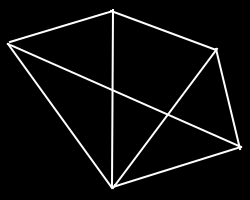
#> input picture data/chessboard2.png, 250 x 200 px
$ jupyter execute --allow-errors '5.2 哈里斯角检测.ipynb'
#> lines starting #> are read from the running program, lines starting #| are printed output that depends on the picture; after the words box and inside, x2 and y2 are one past the last pixel; in counts of white or black regions, pixels touching at a corner belong together
# 哈里斯角检测

### 目标
在本章中，
- 我们将了解"Harris Corner Detection”背后的概念。
- 我们将看到以下函数：**cv.cornerHarris**(),**cv.cornerSubPix**()

### 理论

在上一章中，我们看到角是图像中各个方向上强度变化很大的区域。**Chris Harris**和**Mike Stephens**在1988年的论文《**组合式拐角和边缘检测器**》中做了一次尝试找到这些拐角的尝试，所以现在将其称为哈里斯拐角检测器。他把这个简单的想法变成了数学形式。它基本上找到了$(u，v)$在所有方向上位移的强度差异。表示如下：

$$E(u,v) = \sum_{x,y} \underbrace{w(x,y)}_\text{window function} \, [\underbrace{I(x+u,y+v)}_\text{shifted intensity}-\underbrace{I(x,y)}_\text{intensity}]^2$$

窗口函数要么是一个矩形窗口,要么是高斯窗口,它在下面赋予了值。

我们必须最大化这个函数$E(u,v)$用于角检测。这意味着,我们必须最大化第二个项。将泰勒扩展应用于上述方程,并使用一些数学步骤(请参考任何你喜欢的标准文本书),我们得到最后的等式:

$$E(u,v) \approx \begin{bmatrix} u & v \end{bmatrix} M \begin{bmatrix} u \\ v \end{bmatrix}$$

其中

$$M = \sum_{x,y} w(x,y) \begin{bmatrix}I_x I_x & I_x I_y \\ I_x I_y & I_y I_y \end{bmatrix}$$

在此，$I_x$和$I_y$分别是在x和y方向上的图像导数。（可以使用**cv.Sobel**()轻松找到）。

然后是主要部分。之后，他们创建了一个分数，基本上是一个等式，它将确定一个窗口是否可以包含一个角。

$$R = det(M) - k(trace(M))^2$$

其中

- $det(M)=\lambda_1\lambda_2$
- $trace(M)=\lambda_1+\lambda_2$
- $\lambda_1$ and $\lambda_2$ 是 $M$ 的特征值

因此，这些特征值的值决定了区域是拐角，边缘还是平坦。

- 当$|R|$较小，这在$\lambda_1$和$\lambda_2$较小时发生，该区域平坦。
- 当$R<0$时（当$\lambda_1 >>\lambda_2$时发生，反之亦然），该区域为边。
- 当$R$很大时，这发生在$\lambda_1$和$\lambda_2$大且$\lambda_1$~$\lambda_2$时，该区域是角。

可以用如下图来表示：

因此，Harris Corner Detection的结果是具有这些分数的灰度图像。合适的阈值可为您提供图像的各个角落。我们将以一个简单的图像来完成它。

### OpenCV中的哈里斯角检测

为此，OpenCV具有函数**cv.cornerHarris(**)。其参数为：
- **img** - 输入图像，应为灰度和float32类型。
- **blockSize** - 是拐角检测考虑的邻域大小
- **ksize** - 使用的Sobel导数的光圈参数。
- **k** - 等式中的哈里斯检测器自由参数。

请参阅以下示例：

[cell 1]
import numpy as np
import cv2 as cv
from matplotlib import pyplot as plt

files = ['data/chessboard.png', 'data/chessboard-2.png', 'data/blox.jpg']
images = []

#> (the rest of this cell did not finish here and is left out)

### SubPixel精度的转角

有时，你可能需要找到最精确的角落。OpenCV附带了一个函数**cv.cornerSubPix**()，它进一步细化了以亚像素精度检测到的角落。下面是一个例子。和往常一样，我们需要先找到哈里斯角。然后我们通过这些角的质心(可能在一个角上有一堆像素，我们取它们的质心)来细化它们。Harris角用红色像素标记，精制角用绿色像素标记。对于这个函数，我们必须定义何时停止迭代的条件。我们在特定的迭代次数或达到一定的精度后停止它，无论先发生什么。我们还需要定义它将搜索角落的邻居的大小。

[cell 2]
import numpy as np
import cv2 as cv
from matplotlib import pyplot as plt

filename = 'data/chessboard2.png'
img = cv.imread(filename)
#> img is the input picture: shape (200, 250, 3); min 0, max 255, mean 12.5
gray = cv.cvtColor(img,cv.COLOR_BGR2GRAY)

# 寻找哈里斯角
gray = np.float32(gray)
dst = cv.cornerHarris(gray,2,3,0.04)
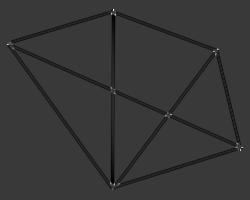
#> dst: shape (200, 250) float32; min -158846160, max 548308160, mean -6157547.5; drawn with min black and max white
dst = cv.dilate(dst,None)
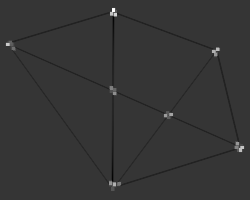
#> dst: shape (200, 250) float32; min -145861712, max 548308160, mean -97473.6; drawn with min black and max white
ret, dst = cv.threshold(dst,0.01*dst.max(),255,0)
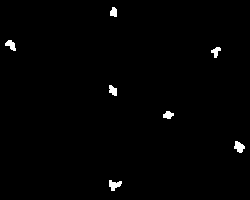
#> dst: shape (200, 250) float32; 0.97% white; 7 white regions, largest, box (x1, y1, x2, y2) and area: (109, 180, 122, 191) 87, (234, 141, 245, 153) 85, (5, 40, 16, 51) 71
#> ret = 5483081.6
dst = np.uint8(dst)

# 寻找质心
ret, labels, stats, centroids = cv.connectedComponentsWithStats(dst)
#> labels: shape (200, 250) int32; 8 distinct labels, from 0 to 7
#> ret = 8; stats = [[0, 0, 250, 200, 49516], [110, 7, 7, 10, 56], [5, 40, 11, 11, 71], [211, 47, 10, 11, 60], [109, 85, 8, 11, 64], [163, 111, 11, 8, 61], [234, 141, 11, 12, 85], [109, 180, 13, 11, 87]]; centroids = [[124.4, 99.5], [113.3, 11.8], [10.51, 44.63], [215.6, 51.27], [112.5, 90.08], [167.8, 114.6], [238.8, 146.5], [114.1, 184.5]]

# 定义停止和完善拐角的条件
criteria = (cv.TERM_CRITERIA_EPS + cv.TERM_CRITERIA_MAX_ITER, 100, 0.001)
corners = cv.cornerSubPix(gray,np.float32(centroids),(5,5),(-1,-1),criteria)
#> corners = [[124.4, 99.5], [112.3, 9.68], [6.52, 42.83], [216.2, 48.71], [112.1, 89.62], [167.4, 114.2], [240.7, 147.7], [111.4, 188.4]]

# 绘制
res = np.hstack((centroids,corners))
#> res = [[124.4, 99.5, 124.4, 99.5], [113.3, 11.8, 112.3, 9.68], [10.51, 44.63, 6.52, 42.83], [215.6, 51.27, 216.2, 48.71], [112.5, 90.08, 112.1, 89.62], [167.8, 114.6, 167.4, 114.2], [238.8, 146.5, 240.7, 147.7], [114.1, 184.5, 111.4, 188.4]]
res = np.intp(res)
#> res = [[124, 99, 124, 99], [113, 11, 112, 9], [10, 44, 6, 42], [215, 51, 216, 48], [112, 90, 112, 89], [167, 114, 167, 114], [238, 146, 240, 147], [114, 184, 111, 188]]
img[res[:,1],res[:,0]]=[255,0,0]
#> img: shape (200, 250, 3); 0.02% of pixels changed, all inside (x1, y1, x2, y2) = (10, 11, 239, 185)
img[res[:,3],res[:,2]] = [0,255,0]
#> img: shape (200, 250, 3); mean B, G, R 12.5, 12.5, 12.4

cv.imwrite('output/subpixel5.png',img)

plt.figure(figsize=(24,20))

plt.imshow(img)
plt.xticks([]), plt.yticks([])

plt.show()
